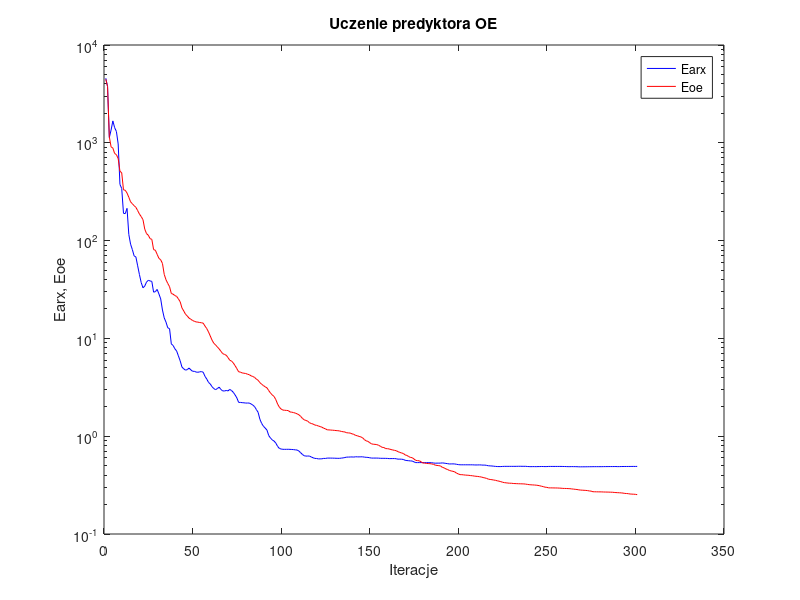
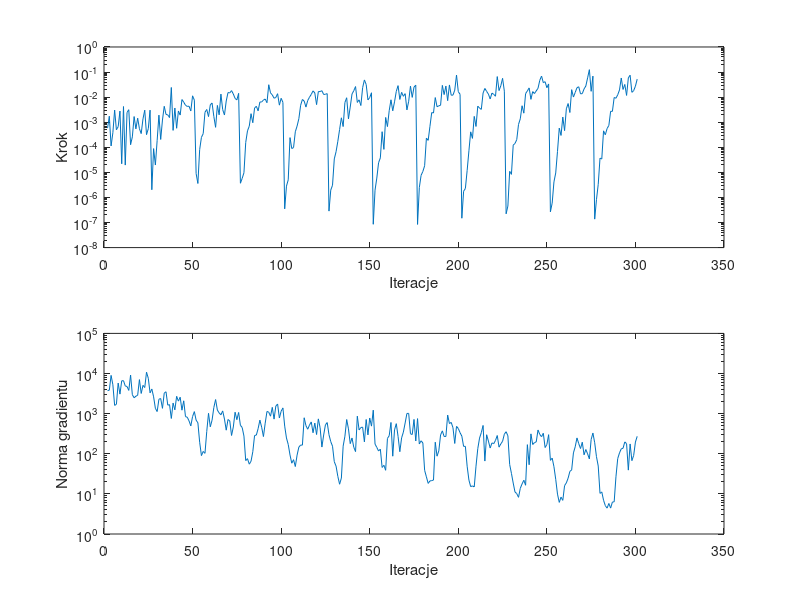

The MATLAB source for these figures, in order:
%uczenie predyktora oe
clear all;
n=0; farx(n+1)=4.574860e+003; foe(n+1)=4.458767e+003; wspucz(n+1)=0.000000e+000; ng(n+1)=0.000000e+000;
%odnowa zmiennej metryki
n=1; farx(n+1)=3.771272e+003; foe(n+1)=3.770560e+003; krok(n+1)=5.823131e-004; ng(n+1)=3.739537e+003;
n=2; farx(n+1)=1.133623e+003; foe(n+1)=1.152335e+003; krok(n+1)=1.736904e-003; ng(n+1)=3.835953e+003;
n=3; farx(n+1)=1.351233e+003; foe(n+1)=9.083730e+002; krok(n+1)=1.131625e-004; ng(n+1)=8.986781e+003;
n=4; farx(n+1)=1.675164e+003; foe(n+1)=8.831728e+002; krok(n+1)=3.790794e-004; ng(n+1)=5.253772e+003;
n=5; farx(n+1)=1.428839e+003; foe(n+1)=7.776080e+002; krok(n+1)=3.050294e-003; ng(n+1)=1.607261e+003;
n=6; farx(n+1)=1.305437e+003; foe(n+1)=7.570272e+002; krok(n+1)=4.987505e-004; ng(n+1)=1.705972e+003;
n=7; farx(n+1)=9.730380e+002; foe(n+1)=6.895398e+002; krok(n+1)=6.647718e-004; ng(n+1)=5.777121e+003;
n=8; farx(n+1)=3.754978e+002; foe(n+1)=5.124832e+002; krok(n+1)=2.778799e-003; ng(n+1)=3.065752e+003;
n=9; farx(n+1)=3.411544e+002; foe(n+1)=4.928298e+002; krok(n+1)=2.199768e-005; ng(n+1)=6.582950e+003;
n=10; farx(n+1)=1.900567e+002; foe(n+1)=3.304836e+002; krok(n+1)=4.223924e-003; ng(n+1)=6.628305e+003;
n=11; farx(n+1)=1.886796e+002; foe(n+1)=3.271537e+002; krok(n+1)=1.954543e-005; ng(n+1)=4.896563e+003;
n=12; farx(n+1)=2.136403e+002; foe(n+1)=3.062542e+002; krok(n+1)=2.444561e-003; ng(n+1)=4.743640e+003;
n=13; farx(n+1)=1.157206e+002; foe(n+1)=2.775002e+002; krok(n+1)=3.159755e-003; ng(n+1)=3.793606e+003;
n=14; farx(n+1)=9.191980e+001; foe(n+1)=2.493027e+002; krok(n+1)=1.266922e-004; ng(n+1)=9.156168e+003;
n=15; farx(n+1)=8.097673e+001; foe(n+1)=2.382239e+002; krok(n+1)=2.601359e-004; ng(n+1)=2.955358e+003;
n=16; farx(n+1)=6.983290e+001; foe(n+1)=2.275583e+002; krok(n+1)=1.682049e-003; ng(n+1)=2.488558e+003;
n=17; farx(n+1)=6.798655e+001; foe(n+1)=2.188838e+002; krok(n+1)=5.418302e-004; ng(n+1)=2.719513e+003;
n=18; farx(n+1)=5.524298e+001; foe(n+1)=2.027306e+002; krok(n+1)=1.448033e-003; ng(n+1)=2.862623e+003;
n=19; farx(n+1)=4.495227e+001; foe(n+1)=1.868161e+002; krok(n+1)=5.499825e-004; ng(n+1)=7.048050e+003;
n=20; farx(n+1)=3.722624e+001; foe(n+1)=1.760519e+002; krok(n+1)=3.517334e-004; ng(n+1)=3.184996e+003;
n=21; farx(n+1)=3.292342e+001; foe(n+1)=1.638306e+002; krok(n+1)=1.358387e-003; ng(n+1)=5.068643e+003;
n=22; farx(n+1)=3.427956e+001; foe(n+1)=1.311165e+002; krok(n+1)=3.023106e-003; ng(n+1)=4.469994e+003;
n=23; farx(n+1)=3.764899e+001; foe(n+1)=1.178636e+002; krok(n+1)=3.192302e-004; ng(n+1)=1.079717e+004;
n=24; farx(n+1)=3.923885e+001; foe(n+1)=1.136259e+002; krok(n+1)=5.524716e-004; ng(n+1)=7.616195e+003;
n=25; farx(n+1)=3.871834e+001; foe(n+1)=1.047694e+002; krok(n+1)=3.032635e-003; ng(n+1)=3.297704e+003;
%odnowa zmiennej metryki
n=26; farx(n+1)=3.824733e+001; foe(n+1)=1.029575e+002; krok(n+1)=2.026389e-006; ng(n+1)=4.108286e+003;
n=27; farx(n+1)=2.969955e+001; foe(n+1)=8.089891e+001; krok(n+1)=8.876552e-005; ng(n+1)=2.623559e+003;
n=28; farx(n+1)=3.006514e+001; foe(n+1)=7.969208e+001; krok(n+1)=1.961746e-005; ng(n+1)=1.357569e+003;
n=29; farx(n+1)=3.168538e+001; foe(n+1)=7.235420e+001; krok(n+1)=1.864752e-004; ng(n+1)=1.127303e+003;
n=30; farx(n+1)=2.849759e+001; foe(n+1)=6.585818e+001; krok(n+1)=1.915637e-003; ng(n+1)=2.289421e+003;
n=31; farx(n+1)=2.535255e+001; foe(n+1)=6.363566e+001; krok(n+1)=2.054008e-004; ng(n+1)=2.380673e+003;
n=32; farx(n+1)=1.950722e+001; foe(n+1)=5.837784e+001; krok(n+1)=1.220985e-003; ng(n+1)=1.355778e+003;
n=33; farx(n+1)=1.621229e+001; foe(n+1)=4.511654e+001; krok(n+1)=4.312903e-003; ng(n+1)=3.243252e+003;
n=34; farx(n+1)=1.466156e+001; foe(n+1)=3.976332e+001; krok(n+1)=2.045232e-003; ng(n+1)=3.513267e+003;
n=35; farx(n+1)=1.282506e+001; foe(n+1)=3.646691e+001; krok(n+1)=1.965086e-003; ng(n+1)=1.627139e+003;
n=36; farx(n+1)=1.259274e+001; foe(n+1)=3.379459e+001; krok(n+1)=1.532691e-003; ng(n+1)=1.677309e+003;
n=37; farx(n+1)=8.782099e+000; foe(n+1)=2.879483e+001; krok(n+1)=2.426108e-002; ng(n+1)=7.579701e+002;
n=38; farx(n+1)=8.473928e+000; foe(n+1)=2.834303e+001; krok(n+1)=4.724072e-004; ng(n+1)=1.837870e+003;
n=39; farx(n+1)=7.829665e+000; foe(n+1)=2.742253e+001; krok(n+1)=3.683227e-003; ng(n+1)=1.242809e+003;
n=40; farx(n+1)=7.432424e+000; foe(n+1)=2.687224e+001; krok(n+1)=5.733303e-004; ng(n+1)=2.701399e+003;
n=41; farx(n+1)=6.624284e+000; foe(n+1)=2.536459e+001; krok(n+1)=2.804195e-003; ng(n+1)=2.052266e+003;
n=42; farx(n+1)=5.900196e+000; foe(n+1)=2.368164e+001; krok(n+1)=1.923079e-003; ng(n+1)=2.569214e+003;
n=43; farx(n+1)=5.092017e+000; foe(n+1)=2.050954e+001; krok(n+1)=8.017859e-003; ng(n+1)=1.219904e+003;
n=44; farx(n+1)=4.884715e+000; foe(n+1)=1.910007e+001; krok(n+1)=6.319511e-003; ng(n+1)=2.088875e+003;
n=45; farx(n+1)=4.738350e+000; foe(n+1)=1.767783e+001; krok(n+1)=4.743099e-003; ng(n+1)=8.422840e+002;
n=46; farx(n+1)=4.794305e+000; foe(n+1)=1.696210e+001; krok(n+1)=4.266621e-003; ng(n+1)=8.154813e+002;
n=47; farx(n+1)=4.976884e+000; foe(n+1)=1.611811e+001; krok(n+1)=4.352152e-003; ng(n+1)=6.601885e+002;
n=48; farx(n+1)=4.771086e+000; foe(n+1)=1.570907e+001; krok(n+1)=2.804195e-003; ng(n+1)=4.943820e+002;
n=49; farx(n+1)=4.610979e+000; foe(n+1)=1.524436e+001; krok(n+1)=1.129495e-002; ng(n+1)=8.483317e+002;
n=50; farx(n+1)=4.606488e+000; foe(n+1)=1.496057e+001; krok(n+1)=7.592571e-003; ng(n+1)=1.123411e+003;
%odnowa zmiennej metryki
n=51; farx(n+1)=4.527102e+000; foe(n+1)=1.473489e+001; krok(n+1)=9.006227e-006; ng(n+1)=6.889997e+002;
n=52; farx(n+1)=4.505238e+000; foe(n+1)=1.467060e+001; krok(n+1)=3.602457e-006; ng(n+1)=5.907367e+002;
n=53; farx(n+1)=4.551085e+000; foe(n+1)=1.453390e+001; krok(n+1)=8.066838e-005; ng(n+1)=1.937475e+002;
n=54; farx(n+1)=4.576907e+000; foe(n+1)=1.446435e+001; krok(n+1)=2.494331e-004; ng(n+1)=8.993675e+001;
n=55; farx(n+1)=4.511277e+000; foe(n+1)=1.431446e+001; krok(n+1)=3.505243e-004; ng(n+1)=1.144593e+002;
n=56; farx(n+1)=4.090842e+000; foe(n+1)=1.337705e+001; krok(n+1)=2.488900e-003; ng(n+1)=1.024056e+002;
n=57; farx(n+1)=3.842966e+000; foe(n+1)=1.260539e+001; krok(n+1)=3.223493e-003; ng(n+1)=3.594097e+002;
n=58; farx(n+1)=3.551238e+000; foe(n+1)=1.163651e+001; krok(n+1)=1.675019e-003; ng(n+1)=1.019501e+003;
n=59; farx(n+1)=3.417010e+000; foe(n+1)=1.057351e+001; krok(n+1)=4.904166e-003; ng(n+1)=4.696055e+002;
n=60; farx(n+1)=3.207650e+000; foe(n+1)=9.588267e+000; krok(n+1)=5.852382e-003; ng(n+1)=6.869585e+002;
n=61; farx(n+1)=3.065587e+000; foe(n+1)=8.916427e+000; krok(n+1)=1.700633e-003; ng(n+1)=1.420836e+003;
n=62; farx(n+1)=2.992436e+000; foe(n+1)=8.574229e+000; krok(n+1)=6.254538e-004; ng(n+1)=2.245142e+003;
n=63; farx(n+1)=3.070123e+000; foe(n+1)=8.165975e+000; krok(n+1)=4.679447e-003; ng(n+1)=1.227644e+003;
n=64; farx(n+1)=3.174452e+000; foe(n+1)=7.814534e+000; krok(n+1)=1.970836e-003; ng(n+1)=1.040963e+003;
n=65; farx(n+1)=3.004105e+000; foe(n+1)=7.377222e+000; krok(n+1)=1.321526e-002; ng(n+1)=9.367455e+002;
n=66; farx(n+1)=2.907786e+000; foe(n+1)=6.991292e+000; krok(n+1)=3.187345e-003; ng(n+1)=1.169425e+003;
n=67; farx(n+1)=2.898675e+000; foe(n+1)=6.858741e+000; krok(n+1)=1.935356e-003; ng(n+1)=7.324660e+002;
n=68; farx(n+1)=2.936499e+000; foe(n+1)=6.727576e+000; krok(n+1)=7.032104e-003; ng(n+1)=3.871213e+002;
n=69; farx(n+1)=2.904136e+000; foe(n+1)=6.368367e+000; krok(n+1)=1.525498e-002; ng(n+1)=7.147772e+002;
n=70; farx(n+1)=3.008810e+000; foe(n+1)=5.978755e+000; krok(n+1)=1.473291e-002; ng(n+1)=6.577605e+002;
n=71; farx(n+1)=2.928380e+000; foe(n+1)=5.865167e+000; krok(n+1)=1.818608e-002; ng(n+1)=2.855299e+002;
n=72; farx(n+1)=2.808968e+000; foe(n+1)=5.605577e+000; krok(n+1)=1.333847e-002; ng(n+1)=4.652920e+002;
n=73; farx(n+1)=2.643226e+000; foe(n+1)=5.264698e+000; krok(n+1)=8.899418e-003; ng(n+1)=1.085088e+003;
n=74; farx(n+1)=2.463701e+000; foe(n+1)=4.905440e+000; krok(n+1)=7.761346e-003; ng(n+1)=7.062582e+002;
n=75; farx(n+1)=2.217002e+000; foe(n+1)=4.559113e+000; krok(n+1)=1.417782e-002; ng(n+1)=1.070427e+003;
%odnowa zmiennej metryki
n=76; farx(n+1)=2.215147e+000; foe(n+1)=4.518901e+000; krok(n+1)=3.679859e-006; ng(n+1)=5.126630e+002;
n=77; farx(n+1)=2.203306e+000; foe(n+1)=4.437040e+000; krok(n+1)=5.751510e-006; ng(n+1)=4.515706e+002;
n=78; farx(n+1)=2.195603e+000; foe(n+1)=4.403283e+000; krok(n+1)=9.671965e-006; ng(n+1)=2.758970e+002;
n=79; farx(n+1)=2.182026e+000; foe(n+1)=4.377991e+000; krok(n+1)=1.553088e-004; ng(n+1)=6.763852e+001;
n=80; farx(n+1)=2.183365e+000; foe(n+1)=4.304236e+000; krok(n+1)=4.526501e-004; ng(n+1)=7.554600e+001;
n=81; farx(n+1)=2.182491e+000; foe(n+1)=4.255371e+000; krok(n+1)=6.935224e-004; ng(n+1)=5.501572e+001;
n=82; farx(n+1)=2.138935e+000; foe(n+1)=4.146910e+000; krok(n+1)=2.187783e-003; ng(n+1)=6.506330e+001;
n=83; farx(n+1)=2.080097e+000; foe(n+1)=4.076571e+000; krok(n+1)=9.532898e-004; ng(n+1)=1.125911e+002;
n=84; farx(n+1)=2.006301e+000; foe(n+1)=3.993655e+000; krok(n+1)=3.671029e-003; ng(n+1)=2.851180e+002;
n=85; farx(n+1)=1.874747e+000; foe(n+1)=3.835882e+000; krok(n+1)=4.323984e-003; ng(n+1)=2.921759e+002;
n=86; farx(n+1)=1.753601e+000; foe(n+1)=3.730489e+000; krok(n+1)=2.841023e-003; ng(n+1)=4.230005e+002;
n=87; farx(n+1)=1.490608e+000; foe(n+1)=3.531393e+000; krok(n+1)=6.390530e-003; ng(n+1)=6.887806e+002;
n=88; farx(n+1)=1.350740e+000; foe(n+1)=3.396880e+000; krok(n+1)=6.402952e-003; ng(n+1)=4.589675e+002;
n=89; farx(n+1)=1.264184e+000; foe(n+1)=3.293590e+000; krok(n+1)=7.637224e-003; ng(n+1)=2.682281e+002;
n=90; farx(n+1)=1.211791e+000; foe(n+1)=3.198314e+000; krok(n+1)=8.417037e-003; ng(n+1)=5.795911e+002;
n=91; farx(n+1)=1.153195e+000; foe(n+1)=3.120479e+000; krok(n+1)=5.999763e-003; ng(n+1)=1.133542e+003;
n=92; farx(n+1)=1.014732e+000; foe(n+1)=2.925882e+000; krok(n+1)=3.126305e-002; ng(n+1)=1.085218e+003;
n=93; farx(n+1)=9.562202e-001; foe(n+1)=2.760890e+000; krok(n+1)=1.479563e-002; ng(n+1)=8.637486e+002;
n=94; farx(n+1)=9.164076e-001; foe(n+1)=2.640480e+000; krok(n+1)=1.226153e-002; ng(n+1)=1.434238e+003;
n=95; farx(n+1)=8.917433e-001; foe(n+1)=2.549255e+000; krok(n+1)=9.045235e-003; ng(n+1)=7.306137e+002;
n=96; farx(n+1)=8.497453e-001; foe(n+1)=2.363418e+000; krok(n+1)=9.690117e-003; ng(n+1)=1.546105e+003;
n=97; farx(n+1)=7.871101e-001; foe(n+1)=2.132687e+000; krok(n+1)=1.370811e-002; ng(n+1)=1.735367e+003;
n=98; farx(n+1)=7.498098e-001; foe(n+1)=1.978315e+000; krok(n+1)=4.795168e-003; ng(n+1)=7.783200e+002;
n=99; farx(n+1)=7.392505e-001; foe(n+1)=1.895734e+000; krok(n+1)=8.996953e-003; ng(n+1)=1.146593e+003;
n=100; farx(n+1)=7.343523e-001; foe(n+1)=1.849325e+000; krok(n+1)=6.192369e-003; ng(n+1)=1.388626e+003;
%odnowa zmiennej metryki
n=101; farx(n+1)=7.342053e-001; foe(n+1)=1.841961e+000; krok(n+1)=3.511715e-007; ng(n+1)=4.890537e+002;
n=102; farx(n+1)=7.343480e-001; foe(n+1)=1.834782e+000; krok(n+1)=2.828453e-006; ng(n+1)=2.473903e+002;
n=103; farx(n+1)=7.349065e-001; foe(n+1)=1.828686e+000; krok(n+1)=5.032633e-006; ng(n+1)=1.705176e+002;
n=104; farx(n+1)=7.335968e-001; foe(n+1)=1.769844e+000; krok(n+1)=2.431917e-004; ng(n+1)=9.334399e+001;
n=105; farx(n+1)=7.316129e-001; foe(n+1)=1.760606e+000; krok(n+1)=8.904993e-005; ng(n+1)=5.814595e+001;
n=106; farx(n+1)=7.295730e-001; foe(n+1)=1.743716e+000; krok(n+1)=9.776439e-005; ng(n+1)=7.118185e+001;
n=107; farx(n+1)=7.249642e-001; foe(n+1)=1.722083e+000; krok(n+1)=4.168272e-004; ng(n+1)=4.803461e+001;
n=108; farx(n+1)=7.226121e-001; foe(n+1)=1.693835e+000; krok(n+1)=7.010405e-004; ng(n+1)=9.261363e+001;
n=109; farx(n+1)=7.054623e-001; foe(n+1)=1.657586e+000; krok(n+1)=1.387045e-003; ng(n+1)=1.467417e+002;
n=110; farx(n+1)=6.778375e-001; foe(n+1)=1.596571e+000; krok(n+1)=4.743099e-003; ng(n+1)=1.646402e+002;
n=111; farx(n+1)=6.510403e-001; foe(n+1)=1.522451e+000; krok(n+1)=8.073226e-003; ng(n+1)=1.641541e+002;
n=112; farx(n+1)=6.316557e-001; foe(n+1)=1.472123e+000; krok(n+1)=6.970444e-003; ng(n+1)=7.889574e+002;
n=113; farx(n+1)=6.257555e-001; foe(n+1)=1.448789e+000; krok(n+1)=4.008930e-003; ng(n+1)=5.020816e+002;
n=114; farx(n+1)=6.271316e-001; foe(n+1)=1.424968e+000; krok(n+1)=7.366454e-003; ng(n+1)=4.086794e+002;
n=115; farx(n+1)=6.263708e-001; foe(n+1)=1.371948e+000; krok(n+1)=9.928643e-003; ng(n+1)=5.186282e+002;
n=116; farx(n+1)=6.134648e-001; foe(n+1)=1.349075e+000; krok(n+1)=1.285062e-002; ng(n+1)=6.217602e+002;
n=117; farx(n+1)=6.019419e-001; foe(n+1)=1.331529e+000; krok(n+1)=1.778267e-002; ng(n+1)=3.338327e+002;
n=118; farx(n+1)=5.929668e-001; foe(n+1)=1.300739e+000; krok(n+1)=1.468412e-002; ng(n+1)=5.818082e+002;
n=119; farx(n+1)=5.919131e-001; foe(n+1)=1.291372e+000; krok(n+1)=5.027940e-003; ng(n+1)=3.014542e+002;
n=120; farx(n+1)=5.861760e-001; foe(n+1)=1.272236e+000; krok(n+1)=1.670157e-002; ng(n+1)=7.402753e+002;
n=121; farx(n+1)=5.866264e-001; foe(n+1)=1.254811e+000; krok(n+1)=1.664870e-002; ng(n+1)=4.422908e+002;
n=122; farx(n+1)=5.872442e-001; foe(n+1)=1.236082e+000; krok(n+1)=1.809047e-002; ng(n+1)=1.468714e+002;
n=123; farx(n+1)=5.929927e-001; foe(n+1)=1.206671e+000; krok(n+1)=1.274938e-002; ng(n+1)=2.930400e+002;
n=124; farx(n+1)=5.921709e-001; foe(n+1)=1.190373e+000; krok(n+1)=1.301252e-002; ng(n+1)=5.260610e+002;
n=125; farx(n+1)=5.973699e-001; foe(n+1)=1.161173e+000; krok(n+1)=1.378623e-002; ng(n+1)=5.991688e+002;
%odnowa zmiennej metryki
n=126; farx(n+1)=5.973463e-001; foe(n+1)=1.160246e+000; krok(n+1)=2.851733e-007; ng(n+1)=2.991536e+002;
n=127; farx(n+1)=5.971336e-001; foe(n+1)=1.155406e+000; krok(n+1)=1.957485e-006; ng(n+1)=2.007336e+002;
n=128; farx(n+1)=5.967227e-001; foe(n+1)=1.152140e+000; krok(n+1)=3.073770e-006; ng(n+1)=1.543004e+002;
n=129; farx(n+1)=5.958908e-001; foe(n+1)=1.147618e+000; krok(n+1)=3.440034e-005; ng(n+1)=6.320556e+001;
n=130; farx(n+1)=5.948393e-001; foe(n+1)=1.141830e+000; krok(n+1)=6.667236e-005; ng(n+1)=4.922052e+001;
n=131; farx(n+1)=5.938697e-001; foe(n+1)=1.138199e+000; krok(n+1)=1.733806e-004; ng(n+1)=2.728994e+001;
n=132; farx(n+1)=5.940087e-001; foe(n+1)=1.131789e+000; krok(n+1)=5.157570e-004; ng(n+1)=1.739518e+001;
n=133; farx(n+1)=5.972951e-001; foe(n+1)=1.118618e+000; krok(n+1)=1.499367e-003; ng(n+1)=2.485603e+001;
n=134; farx(n+1)=6.000063e-001; foe(n+1)=1.110852e+000; krok(n+1)=6.710424e-004; ng(n+1)=1.549179e+002;
n=135; farx(n+1)=6.053890e-001; foe(n+1)=1.103829e+000; krok(n+1)=6.130766e-003; ng(n+1)=2.737944e+002;
n=136; farx(n+1)=6.113522e-001; foe(n+1)=1.084797e+000; krok(n+1)=9.454744e-003; ng(n+1)=7.138748e+002;
n=137; farx(n+1)=6.114638e-001; foe(n+1)=1.080499e+000; krok(n+1)=1.358387e-003; ng(n+1)=4.166607e+002;
n=138; farx(n+1)=6.129522e-001; foe(n+1)=1.076491e+000; krok(n+1)=4.036613e-003; ng(n+1)=1.787716e+002;
n=139; farx(n+1)=6.139300e-001; foe(n+1)=1.057603e+000; krok(n+1)=1.336240e-002; ng(n+1)=2.473134e+002;
n=140; farx(n+1)=6.114042e-001; foe(n+1)=1.045353e+000; krok(n+1)=1.797739e-002; ng(n+1)=1.453264e+002;
n=141; farx(n+1)=6.164664e-001; foe(n+1)=1.018858e+000; krok(n+1)=2.643052e-002; ng(n+1)=1.132006e+002;
n=142; farx(n+1)=6.148961e-001; foe(n+1)=1.011036e+000; krok(n+1)=6.131265e-003; ng(n+1)=8.648041e+002;
n=143; farx(n+1)=6.143881e-001; foe(n+1)=9.946757e-001; krok(n+1)=7.821513e-003; ng(n+1)=3.927226e+002;
n=144; farx(n+1)=6.156648e-001; foe(n+1)=9.837306e-001; krok(n+1)=4.624718e-003; ng(n+1)=4.505312e+002;
n=145; farx(n+1)=6.153545e-001; foe(n+1)=9.625250e-001; krok(n+1)=2.386882e-002; ng(n+1)=4.606364e+002;
n=146; farx(n+1)=6.110307e-001; foe(n+1)=9.226800e-001; krok(n+1)=4.852216e-002; ng(n+1)=1.978921e+002;
n=147; farx(n+1)=6.082921e-001; foe(n+1)=8.967431e-001; krok(n+1)=3.196395e-002; ng(n+1)=7.140616e+002;
n=148; farx(n+1)=6.068970e-001; foe(n+1)=8.850565e-001; krok(n+1)=7.763326e-003; ng(n+1)=2.950757e+002;
n=149; farx(n+1)=6.020522e-001; foe(n+1)=8.586019e-001; krok(n+1)=9.636858e-003; ng(n+1)=7.794374e+002;
n=150; farx(n+1)=5.974744e-001; foe(n+1)=8.354276e-001; krok(n+1)=1.495979e-002; ng(n+1)=4.884728e+002;
%odnowa zmiennej metryki
n=151; farx(n+1)=5.974934e-001; foe(n+1)=8.277291e-001; krok(n+1)=8.508023e-008; ng(n+1)=1.221335e+003;
n=152; farx(n+1)=5.975251e-001; foe(n+1)=8.253345e-001; krok(n+1)=1.948696e-006; ng(n+1)=1.741605e+002;
n=153; farx(n+1)=5.974928e-001; foe(n+1)=8.202756e-001; krok(n+1)=5.918863e-006; ng(n+1)=1.442939e+002;
n=154; farx(n+1)=5.965024e-001; foe(n+1)=8.081989e-001; krok(n+1)=2.428432e-005; ng(n+1)=1.169384e+002;
n=155; farx(n+1)=5.944470e-001; foe(n+1)=7.890893e-001; krok(n+1)=3.782669e-005; ng(n+1)=1.303300e+002;
n=156; farx(n+1)=5.940817e-001; foe(n+1)=7.697939e-001; krok(n+1)=4.187132e-004; ng(n+1)=4.552862e+001;
n=157; farx(n+1)=5.940153e-001; foe(n+1)=7.657113e-001; krok(n+1)=8.254679e-005; ng(n+1)=5.165062e+001;
n=158; farx(n+1)=5.935456e-001; foe(n+1)=7.470655e-001; krok(n+1)=1.548346e-003; ng(n+1)=3.871634e+001;
n=159; farx(n+1)=5.927659e-001; foe(n+1)=7.456882e-001; krok(n+1)=6.696507e-004; ng(n+1)=2.407515e+002;
n=160; farx(n+1)=5.897402e-001; foe(n+1)=7.403114e-001; krok(n+1)=2.883948e-003; ng(n+1)=2.819826e+002;
n=161; farx(n+1)=5.903417e-001; foe(n+1)=7.303395e-001; krok(n+1)=7.837498e-003; ng(n+1)=6.025664e+002;
n=162; farx(n+1)=5.905532e-001; foe(n+1)=7.234350e-001; krok(n+1)=2.850058e-003; ng(n+1)=8.696949e+001;
n=163; farx(n+1)=5.905580e-001; foe(n+1)=7.163793e-001; krok(n+1)=6.485153e-003; ng(n+1)=3.933034e+002;
n=164; farx(n+1)=5.882176e-001; foe(n+1)=7.104689e-001; krok(n+1)=1.703305e-002; ng(n+1)=5.625516e+002;
n=165; farx(n+1)=5.821896e-001; foe(n+1)=6.943826e-001; krok(n+1)=2.876644e-002; ng(n+1)=2.710854e+002;
n=166; farx(n+1)=5.830134e-001; foe(n+1)=6.830787e-001; krok(n+1)=8.092065e-003; ng(n+1)=1.125023e+002;
n=167; farx(n+1)=5.816619e-001; foe(n+1)=6.735546e-001; krok(n+1)=1.552039e-002; ng(n+1)=2.491068e+002;
n=168; farx(n+1)=5.784053e-001; foe(n+1)=6.657260e-001; krok(n+1)=1.080437e-002; ng(n+1)=3.464123e+002;
n=169; farx(n+1)=5.671535e-001; foe(n+1)=6.441369e-001; krok(n+1)=1.376894e-002; ng(n+1)=5.863931e+002;
n=170; farx(n+1)=5.634633e-001; foe(n+1)=6.355256e-001; krok(n+1)=3.096185e-003; ng(n+1)=1.010346e+003;
n=171; farx(n+1)=5.616401e-001; foe(n+1)=6.194871e-001; krok(n+1)=6.853004e-003; ng(n+1)=1.015215e+003;
n=172; farx(n+1)=5.584676e-001; foe(n+1)=6.064101e-001; krok(n+1)=2.753897e-002; ng(n+1)=3.151423e+002;
n=173; farx(n+1)=5.575944e-001; foe(n+1)=6.031082e-001; krok(n+1)=9.778245e-003; ng(n+1)=3.017760e+002;
n=174; farx(n+1)=5.461983e-001; foe(n+1)=5.843298e-001; krok(n+1)=2.513448e-002; ng(n+1)=7.176853e+002;
n=175; farx(n+1)=5.371787e-001; foe(n+1)=5.659557e-001; krok(n+1)=2.991958e-002; ng(n+1)=2.082296e+002;
%odnowa zmiennej metryki
n=176; farx(n+1)=5.371984e-001; foe(n+1)=5.628194e-001; krok(n+1)=8.395551e-008; ng(n+1)=7.516347e+002;
n=177; farx(n+1)=5.372229e-001; foe(n+1)=5.602883e-001; krok(n+1)=2.471149e-006; ng(n+1)=1.754622e+002;
n=178; farx(n+1)=5.371880e-001; foe(n+1)=5.477061e-001; krok(n+1)=7.622483e-006; ng(n+1)=2.106639e+002;
n=179; farx(n+1)=5.368368e-001; foe(n+1)=5.322417e-001; krok(n+1)=1.085468e-005; ng(n+1)=1.852172e+002;
n=180; farx(n+1)=5.368296e-001; foe(n+1)=5.314508e-001; krok(n+1)=1.839286e-005; ng(n+1)=3.864847e+001;
n=181; farx(n+1)=5.367869e-001; foe(n+1)=5.268146e-001; krok(n+1)=2.325873e-004; ng(n+1)=2.654892e+001;
n=182; farx(n+1)=5.370750e-001; foe(n+1)=5.252252e-001; krok(n+1)=1.888305e-004; ng(n+1)=1.824275e+001;
n=183; farx(n+1)=5.366493e-001; foe(n+1)=5.237877e-001; krok(n+1)=6.856719e-004; ng(n+1)=2.102338e+001;
n=184; farx(n+1)=5.351822e-001; foe(n+1)=5.202223e-001; krok(n+1)=2.426783e-003; ng(n+1)=2.144152e+001;
n=185; farx(n+1)=5.323886e-001; foe(n+1)=5.158285e-001; krok(n+1)=2.329278e-003; ng(n+1)=2.207341e+001;
n=186; farx(n+1)=5.293651e-001; foe(n+1)=5.059299e-001; krok(n+1)=9.612071e-003; ng(n+1)=1.941163e+002;
n=187; farx(n+1)=5.307213e-001; foe(n+1)=5.024268e-001; krok(n+1)=4.150488e-003; ng(n+1)=8.698686e+001;
n=188; farx(n+1)=5.302917e-001; foe(n+1)=4.997468e-001; krok(n+1)=4.508154e-003; ng(n+1)=1.177367e+002;
n=189; farx(n+1)=5.309246e-001; foe(n+1)=4.962175e-001; krok(n+1)=4.738412e-003; ng(n+1)=2.944044e+002;
n=190; farx(n+1)=5.332775e-001; foe(n+1)=4.802187e-001; krok(n+1)=2.946581e-002; ng(n+1)=3.722972e+002;
n=191; farx(n+1)=5.307696e-001; foe(n+1)=4.746399e-001; krok(n+1)=1.263902e-002; ng(n+1)=2.694239e+002;
n=192; farx(n+1)=5.269074e-001; foe(n+1)=4.629671e-001; krok(n+1)=2.768352e-002; ng(n+1)=2.690501e+002;
n=193; farx(n+1)=5.239751e-001; foe(n+1)=4.560789e-001; krok(n+1)=7.251821e-003; ng(n+1)=9.219417e+002;
n=194; farx(n+1)=5.199285e-001; foe(n+1)=4.461423e-001; krok(n+1)=3.065020e-002; ng(n+1)=5.651834e+002;
n=195; farx(n+1)=5.209183e-001; foe(n+1)=4.415581e-001; krok(n+1)=1.193571e-002; ng(n+1)=6.054322e+002;
n=196; farx(n+1)=5.211418e-001; foe(n+1)=4.372614e-001; krok(n+1)=1.204622e-002; ng(n+1)=4.453672e+002;
n=197; farx(n+1)=5.203044e-001; foe(n+1)=4.318658e-001; krok(n+1)=1.901220e-002; ng(n+1)=1.805283e+002;
n=198; farx(n+1)=5.160648e-001; foe(n+1)=4.190826e-001; krok(n+1)=7.581460e-002; ng(n+1)=4.813583e+002;
n=199; farx(n+1)=5.125080e-001; foe(n+1)=4.117344e-001; krok(n+1)=1.650423e-002; ng(n+1)=4.267451e+002;
n=200; farx(n+1)=5.100690e-001; foe(n+1)=4.047069e-001; krok(n+1)=1.302239e-002; ng(n+1)=3.353512e+002;
%odnowa zmiennej metryki
n=201; farx(n+1)=5.100750e-001; foe(n+1)=4.042941e-001; krok(n+1)=1.484034e-007; ng(n+1)=2.748318e+002;
n=202; farx(n+1)=5.100626e-001; foe(n+1)=4.023686e-001; krok(n+1)=1.762952e-006; ng(n+1)=1.527773e+002;
n=203; farx(n+1)=5.100643e-001; foe(n+1)=4.003033e-001; krok(n+1)=2.272267e-006; ng(n+1)=1.531507e+002;
n=204; farx(n+1)=5.100144e-001; foe(n+1)=3.992446e-001; krok(n+1)=1.185899e-005; ng(n+1)=4.891368e+001;
n=205; farx(n+1)=5.099541e-001; foe(n+1)=3.980641e-001; krok(n+1)=7.250092e-005; ng(n+1)=2.207814e+001;
n=206; farx(n+1)=5.098586e-001; foe(n+1)=3.955336e-001; krok(n+1)=4.129769e-004; ng(n+1)=1.513292e+001;
n=207; farx(n+1)=5.099100e-001; foe(n+1)=3.941505e-001; krok(n+1)=2.266194e-004; ng(n+1)=1.582598e+001;
n=208; farx(n+1)=5.085712e-001; foe(n+1)=3.911289e-001; krok(n+1)=1.708199e-003; ng(n+1)=1.490348e+001;
n=209; farx(n+1)=5.080311e-001; foe(n+1)=3.892572e-001; krok(n+1)=6.767654e-004; ng(n+1)=4.907351e+001;
n=210; farx(n+1)=5.083833e-001; foe(n+1)=3.877646e-001; krok(n+1)=4.375565e-003; ng(n+1)=1.337830e+002;
n=211; farx(n+1)=5.091151e-001; foe(n+1)=3.851585e-001; krok(n+1)=3.657312e-003; ng(n+1)=2.458814e+002;
n=212; farx(n+1)=5.079073e-001; foe(n+1)=3.826937e-001; krok(n+1)=3.255599e-003; ng(n+1)=3.362542e+002;
n=213; farx(n+1)=5.060631e-001; foe(n+1)=3.780236e-001; krok(n+1)=1.462925e-002; ng(n+1)=5.077074e+002;
n=214; farx(n+1)=5.066861e-001; foe(n+1)=3.744457e-001; krok(n+1)=2.223039e-002; ng(n+1)=6.576622e+001;
n=215; farx(n+1)=5.029273e-001; foe(n+1)=3.701896e-001; krok(n+1)=1.694661e-002; ng(n+1)=2.979899e+002;
n=216; farx(n+1)=4.986563e-001; foe(n+1)=3.637448e-001; krok(n+1)=1.321323e-002; ng(n+1)=2.069562e+002;
n=217; farx(n+1)=4.971982e-001; foe(n+1)=3.611134e-001; krok(n+1)=8.471180e-003; ng(n+1)=1.389457e+002;
n=218; farx(n+1)=4.958748e-001; foe(n+1)=3.591790e-001; krok(n+1)=1.450364e-002; ng(n+1)=1.863941e+002;
n=219; farx(n+1)=4.934629e-001; foe(n+1)=3.562785e-001; krok(n+1)=1.290032e-002; ng(n+1)=1.786308e+002;
n=220; farx(n+1)=4.912725e-001; foe(n+1)=3.539464e-001; krok(n+1)=1.086709e-002; ng(n+1)=2.151480e+002;
n=221; farx(n+1)=4.896667e-001; foe(n+1)=3.499493e-001; krok(n+1)=6.601690e-002; ng(n+1)=2.849451e+002;
n=222; farx(n+1)=4.892070e-001; foe(n+1)=3.468929e-001; krok(n+1)=1.825465e-002; ng(n+1)=1.462289e+002;
n=223; farx(n+1)=4.893280e-001; foe(n+1)=3.430934e-001; krok(n+1)=2.835564e-002; ng(n+1)=1.761440e+002;
n=224; farx(n+1)=4.906681e-001; foe(n+1)=3.383049e-001; krok(n+1)=5.625683e-002; ng(n+1)=2.045754e+002;
n=225; farx(n+1)=4.917228e-001; foe(n+1)=3.351364e-001; krok(n+1)=1.729712e-002; ng(n+1)=3.072099e+002;
%odnowa zmiennej metryki
n=226; farx(n+1)=4.917184e-001; foe(n+1)=3.336805e-001; krok(n+1)=2.224567e-007; ng(n+1)=3.543833e+002;
n=227; farx(n+1)=4.917052e-001; foe(n+1)=3.318209e-001; krok(n+1)=4.536859e-007; ng(n+1)=2.798934e+002;
n=228; farx(n+1)=4.917449e-001; foe(n+1)=3.306061e-001; krok(n+1)=1.099167e-005; ng(n+1)=5.421406e+001;
n=229; farx(n+1)=4.917349e-001; foe(n+1)=3.303259e-001; krok(n+1)=8.318815e-006; ng(n+1)=3.248776e+001;
n=230; farx(n+1)=4.916910e-001; foe(n+1)=3.285941e-001; krok(n+1)=1.222501e-004; ng(n+1)=1.861285e+001;
n=231; farx(n+1)=4.917930e-001; foe(n+1)=3.278509e-001; krok(n+1)=1.418485e-004; ng(n+1)=1.117536e+001;
n=232; farx(n+1)=4.920125e-001; foe(n+1)=3.271895e-001; krok(n+1)=2.008920e-004; ng(n+1)=1.016742e+001;
n=233; farx(n+1)=4.925374e-001; foe(n+1)=3.265556e-001; krok(n+1)=8.160960e-004; ng(n+1)=8.207493e+000;
n=234; farx(n+1)=4.926339e-001; foe(n+1)=3.261732e-001; krok(n+1)=1.369522e-003; ng(n+1)=1.375596e+001;
n=235; farx(n+1)=4.923402e-001; foe(n+1)=3.256723e-001; krok(n+1)=4.539152e-003; ng(n+1)=1.769912e+001;
n=236; farx(n+1)=4.919845e-001; foe(n+1)=3.253030e-001; krok(n+1)=2.293768e-003; ng(n+1)=2.189820e+001;
n=237; farx(n+1)=4.922760e-001; foe(n+1)=3.236634e-001; krok(n+1)=1.389524e-002; ng(n+1)=1.640899e+001;
n=238; farx(n+1)=4.901651e-001; foe(n+1)=3.216679e-001; krok(n+1)=1.767909e-002; ng(n+1)=1.686039e+002;
n=239; farx(n+1)=4.890335e-001; foe(n+1)=3.196899e-001; krok(n+1)=2.334578e-002; ng(n+1)=5.322454e+001;
n=240; farx(n+1)=4.882463e-001; foe(n+1)=3.183937e-001; krok(n+1)=8.161186e-003; ng(n+1)=3.132280e+002;
n=241; farx(n+1)=4.890175e-001; foe(n+1)=3.176797e-001; krok(n+1)=1.660195e-002; ng(n+1)=1.700645e+002;
n=242; farx(n+1)=4.887651e-001; foe(n+1)=3.167912e-001; krok(n+1)=1.391254e-002; ng(n+1)=1.895507e+002;
n=243; farx(n+1)=4.883446e-001; foe(n+1)=3.156665e-001; krok(n+1)=1.776017e-002; ng(n+1)=1.973834e+002;
n=244; farx(n+1)=4.891977e-001; foe(n+1)=3.139092e-001; krok(n+1)=2.243330e-002; ng(n+1)=3.913770e+002;
n=245; farx(n+1)=4.892809e-001; foe(n+1)=3.112593e-001; krok(n+1)=4.674985e-002; ng(n+1)=3.035160e+002;
n=246; farx(n+1)=4.902363e-001; foe(n+1)=3.077902e-001; krok(n+1)=6.918848e-002; ng(n+1)=2.661132e+002;
n=247; farx(n+1)=4.896897e-001; foe(n+1)=3.051458e-001; krok(n+1)=3.771383e-002; ng(n+1)=3.243662e+002;
n=248; farx(n+1)=4.890614e-001; foe(n+1)=3.010394e-001; krok(n+1)=4.134280e-002; ng(n+1)=1.428729e+002;
n=249; farx(n+1)=4.893698e-001; foe(n+1)=2.999999e-001; krok(n+1)=2.378798e-002; ng(n+1)=1.696482e+002;
n=250; farx(n+1)=4.907791e-001; foe(n+1)=2.963626e-001; krok(n+1)=3.353295e-002; ng(n+1)=2.991752e+002;
%odnowa zmiennej metryki
n=251; farx(n+1)=4.907798e-001; foe(n+1)=2.962949e-001; krok(n+1)=2.668615e-007; ng(n+1)=6.844160e+001;
n=252; farx(n+1)=4.907762e-001; foe(n+1)=2.961543e-001; krok(n+1)=5.950526e-007; ng(n+1)=7.790724e+001;
n=253; farx(n+1)=4.907626e-001; foe(n+1)=2.958086e-001; krok(n+1)=4.182313e-006; ng(n+1)=4.755824e+001;
n=254; farx(n+1)=4.907621e-001; foe(n+1)=2.956480e-001; krok(n+1)=9.471564e-006; ng(n+1)=2.311712e+001;
n=255; farx(n+1)=4.907721e-001; foe(n+1)=2.954148e-001; krok(n+1)=6.836820e-005; ng(n+1)=9.880082e+000;
n=256; farx(n+1)=4.908319e-001; foe(n+1)=2.946518e-001; krok(n+1)=5.823194e-004; ng(n+1)=6.139051e+000;
n=257; farx(n+1)=4.908608e-001; foe(n+1)=2.940902e-001; krok(n+1)=2.967298e-004; ng(n+1)=8.297344e+000;
n=258; farx(n+1)=4.902881e-001; foe(n+1)=2.926746e-001; krok(n+1)=1.604967e-003; ng(n+1)=6.894042e+000;
n=259; farx(n+1)=4.899797e-001; foe(n+1)=2.923851e-001; krok(n+1)=4.616173e-004; ng(n+1)=1.605874e+001;
n=260; farx(n+1)=4.891775e-001; foe(n+1)=2.920261e-001; krok(n+1)=3.427028e-003; ng(n+1)=1.881734e+001;
n=261; farx(n+1)=4.883442e-001; foe(n+1)=2.913659e-001; krok(n+1)=5.557598e-003; ng(n+1)=2.462578e+001;
n=262; farx(n+1)=4.882208e-001; foe(n+1)=2.908068e-001; krok(n+1)=2.436016e-003; ng(n+1)=3.644462e+001;
n=263; farx(n+1)=4.889610e-001; foe(n+1)=2.890378e-001; krok(n+1)=1.987953e-002; ng(n+1)=3.954862e+001;
n=264; farx(n+1)=4.885300e-001; foe(n+1)=2.878796e-001; krok(n+1)=1.007731e-002; ng(n+1)=1.051607e+002;
n=265; farx(n+1)=4.884774e-001; foe(n+1)=2.863161e-001; krok(n+1)=1.540867e-002; ng(n+1)=1.491318e+002;
n=266; farx(n+1)=4.877603e-001; foe(n+1)=2.850515e-001; krok(n+1)=2.378377e-002; ng(n+1)=2.482017e+002;
n=267; farx(n+1)=4.866161e-001; foe(n+1)=2.828960e-001; krok(n+1)=2.592196e-002; ng(n+1)=1.785853e+002;
n=268; farx(n+1)=4.862113e-001; foe(n+1)=2.813712e-001; krok(n+1)=1.352965e-002; ng(n+1)=1.349943e+002;
n=269; farx(n+1)=4.865847e-001; foe(n+1)=2.805984e-001; krok(n+1)=1.381076e-002; ng(n+1)=1.938203e+002;
n=270; farx(n+1)=4.865930e-001; foe(n+1)=2.797970e-001; krok(n+1)=2.121282e-002; ng(n+1)=9.414985e+001;
n=271; farx(n+1)=4.868149e-001; foe(n+1)=2.790376e-001; krok(n+1)=2.779047e-002; ng(n+1)=1.276160e+002;
n=272; farx(n+1)=4.871251e-001; foe(n+1)=2.778174e-001; krok(n+1)=5.857529e-002; ng(n+1)=9.957151e+001;
n=273; farx(n+1)=4.874537e-001; foe(n+1)=2.754717e-001; krok(n+1)=1.247927e-001; ng(n+1)=7.412333e+001;
n=274; farx(n+1)=4.875621e-001; foe(n+1)=2.744874e-001; krok(n+1)=1.706813e-002; ng(n+1)=2.272639e+002;
n=275; farx(n+1)=4.880790e-001; foe(n+1)=2.706637e-001; krok(n+1)=6.905442e-002; ng(n+1)=3.284782e+002;
%odnowa zmiennej metryki
n=276; farx(n+1)=4.880804e-001; foe(n+1)=2.702510e-001; krok(n+1)=1.365385e-007; ng(n+1)=1.882012e+002;
n=277; farx(n+1)=4.880800e-001; foe(n+1)=2.700188e-001; krok(n+1)=8.143365e-007; ng(n+1)=8.470797e+001;
n=278; farx(n+1)=4.880796e-001; foe(n+1)=2.697732e-001; krok(n+1)=3.333783e-006; ng(n+1)=4.938470e+001;
n=279; farx(n+1)=4.881052e-001; foe(n+1)=2.696612e-001; krok(n+1)=3.686149e-005; ng(n+1)=1.028154e+001;
n=280; farx(n+1)=4.881608e-001; foe(n+1)=2.695220e-001; krok(n+1)=3.400479e-005; ng(n+1)=1.118793e+001;
n=281; farx(n+1)=4.886897e-001; foe(n+1)=2.688367e-001; krok(n+1)=4.532388e-004; ng(n+1)=6.940065e+000;
n=282; farx(n+1)=4.888820e-001; foe(n+1)=2.686269e-001; krok(n+1)=3.149159e-004; ng(n+1)=5.094659e+000;
n=283; farx(n+1)=4.891120e-001; foe(n+1)=2.683389e-001; krok(n+1)=5.593002e-004; ng(n+1)=4.412839e+000;
n=284; farx(n+1)=4.893034e-001; foe(n+1)=2.680793e-001; krok(n+1)=7.432430e-004; ng(n+1)=5.772027e+000;
n=285; farx(n+1)=4.894096e-001; foe(n+1)=2.676158e-001; krok(n+1)=2.728971e-003; ng(n+1)=4.423672e+000;
n=286; farx(n+1)=4.892797e-001; foe(n+1)=2.673287e-001; krok(n+1)=2.707062e-003; ng(n+1)=6.278970e+000;
n=287; farx(n+1)=4.895825e-001; foe(n+1)=2.661009e-001; krok(n+1)=9.683310e-003; ng(n+1)=6.332981e+000;
n=288; farx(n+1)=4.897274e-001; foe(n+1)=2.652244e-001; krok(n+1)=9.030079e-003; ng(n+1)=2.664918e+001;
n=289; farx(n+1)=4.886411e-001; foe(n+1)=2.645888e-001; krok(n+1)=1.238677e-002; ng(n+1)=7.586333e+001;
n=290; farx(n+1)=4.890058e-001; foe(n+1)=2.639703e-001; krok(n+1)=1.932256e-002; ng(n+1)=1.049305e+002;
n=291; farx(n+1)=4.897429e-001; foe(n+1)=2.632723e-001; krok(n+1)=5.793922e-002; ng(n+1)=1.329410e+002;
n=292; farx(n+1)=4.899431e-001; foe(n+1)=2.620517e-001; krok(n+1)=2.024365e-002; ng(n+1)=1.369320e+002;
n=293; farx(n+1)=4.902028e-001; foe(n+1)=2.600123e-001; krok(n+1)=3.209254e-002; ng(n+1)=1.977262e+002;
n=294; farx(n+1)=4.902277e-001; foe(n+1)=2.594354e-001; krok(n+1)=1.169933e-002; ng(n+1)=1.777123e+002;
n=295; farx(n+1)=4.903469e-001; foe(n+1)=2.583860e-001; krok(n+1)=5.857529e-002; ng(n+1)=3.911479e+001;
n=296; farx(n+1)=4.905824e-001; foe(n+1)=2.564205e-001; krok(n+1)=7.487116e-002; ng(n+1)=1.756537e+002;
n=297; farx(n+1)=4.907609e-001; foe(n+1)=2.557115e-001; krok(n+1)=1.556427e-002; ng(n+1)=6.730169e+001;
n=298; farx(n+1)=4.909812e-001; foe(n+1)=2.551933e-001; krok(n+1)=1.820180e-002; ng(n+1)=9.083472e+001;
n=299; farx(n+1)=4.906474e-001; foe(n+1)=2.543457e-001; krok(n+1)=2.741202e-002; ng(n+1)=1.959345e+002;
n=300; farx(n+1)=4.913230e-001; foe(n+1)=2.525340e-001; krok(n+1)=5.234463e-002; ng(n+1)=2.721112e+002;

figure; semilogy(farx,'b'); hold on; semilogy(foe,'r'); xlabel('Iteracje'); ylabel('Earx, Eoe'); legend('Earx','Eoe'); title('Uczenie predyktora OE');
figure; subplot(2,1,1); semilogy(krok); xlabel('Iteracje'); ylabel('Krok');
subplot(2,1,2); semilogy(ng); xlabel('Iteracje'); ylabel('Norma gradientu');
Earx=farx(n+1)
Eoe=foe(n+1)
